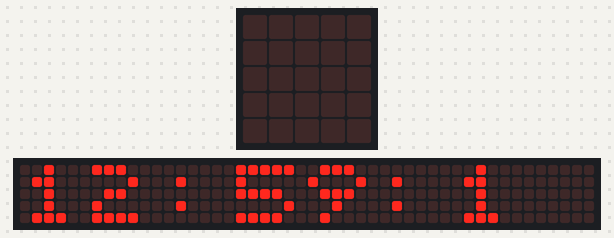
Simulated run of this program. Board: BBC micro:bit (MakeCode). On the bench: the board's 5×5 LED display, a strip that is not on the board, showing the scrolling text unrolled. The 48×5 strip is a reading aid, not a part: it shows the text the display is scrolling, unrolled, one strip-width of it at a time.

Above: at 0.15 s.
At 7.37 s:
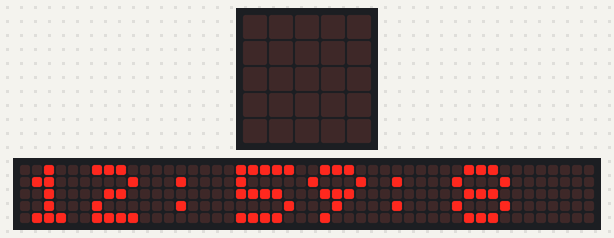
At 13.91 s:
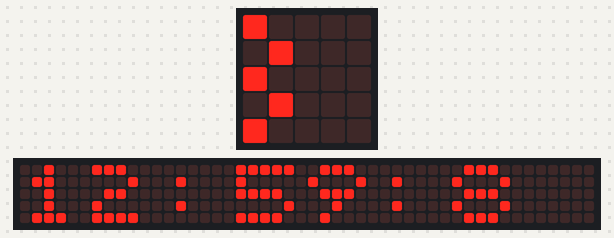
At 22.39 s:
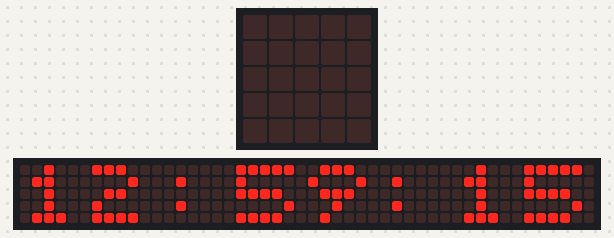
At 30.43 s:
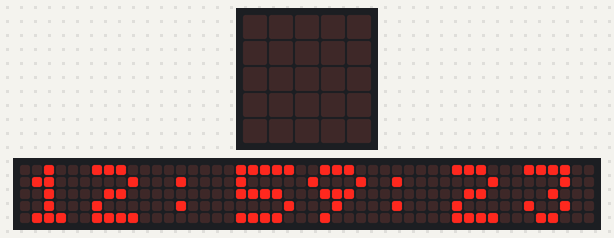
At 38.55 s:
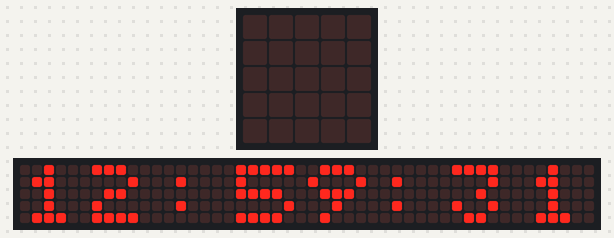

Measured:
- what the display in image 4 shows lasts 0.5 s, from 30.2 s to 30.7 s

The program:

main.ts
```typescript
let Segundos = 0
let Minutos = 59
let Hora = 12
loops.everyInterval(1000, function () {
    Segundos += 1
})
basic.forever(function () {
    if (Segundos > 59) {
        Minutos += 1
        Segundos = 0
    } else if (Minutos > 59) {
        Hora += 1
        Minutos = 0
    } else if (Hora > 12) {
        Hora = 1
    } else {
        basic.showString("" + Hora + ":" + ("" + Minutos) + ":" + ("" + Segundos))
    }
})
```

test.ts
```typescript
// aquí va el archivo "tests"; esto no se compilará cuando este paquete se utilice como una extensión.
```
